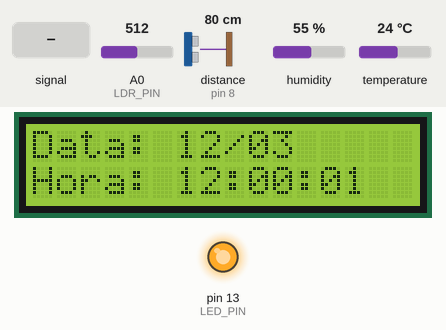
This sketch was run on a simulated Arduino Uno, built with avr-gcc and run on an emulated ATmega328P. Parts: 16×2 character LCD, output pins drawn as LEDs (lit = HIGH). Wiring (inferred from the names in the program): ultrasonic range finder: trigger pin 7; echo pin 8. The test bench sets the inputs (shaded band); at power-on: distance to the obstacle (sensor on pin 8) 80 cm, humidity 55 %, A0 (LDR_PIN) = 512, temperature 24 °C. The echo pulse lasts 58.3 µs per cm; pins used as bus, display or sensor lines are not drawn; what the sketch prints to the serial monitor is not drawn.

Above: at 2.2 s.
At 3.2 s:
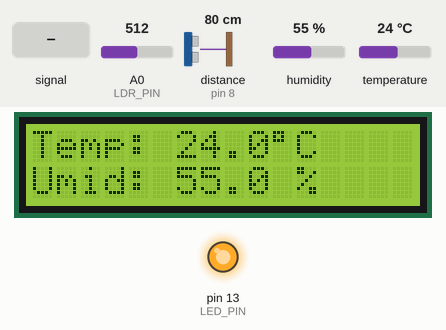
3.3 s: distance to the obstacle (sensor on pin 8) set to 2 cm
At 7.8 s:
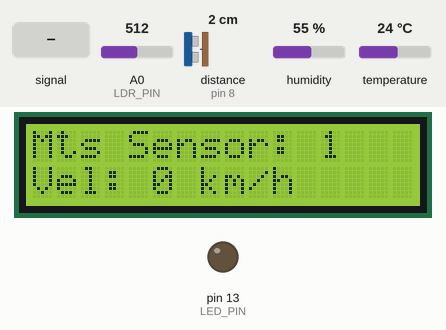
12.3 s: A0 (LDR_PIN) fed a 2 Hz sine of ±306 counts around its level
19.5 s: distance to the obstacle (sensor on pin 8) set to 4 cm
At 24.09 s:
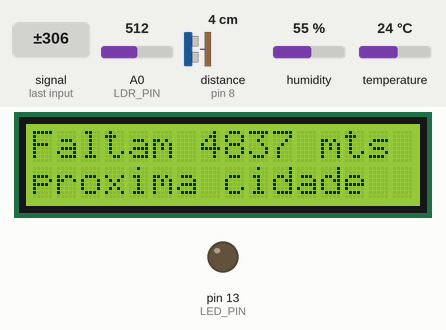
24.1 s: humidity set to 22 %
33.1 s: A0 (LDR_PIN) set to 716
At 39.6 s:
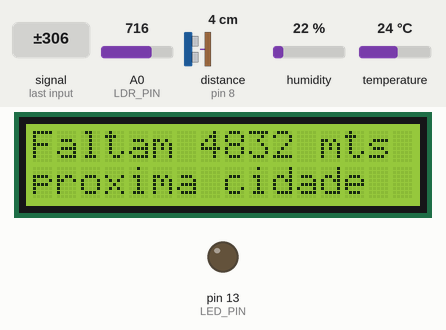
42.1 s: distance to the obstacle (sensor on pin 8) set to 9 cm
At 43.1 s:
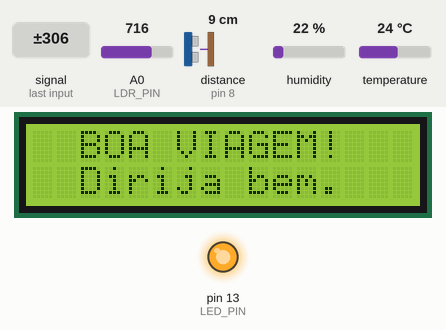
Timing chart, 0 to 46.6 s (numbered marks = the images above; inputs shaded):
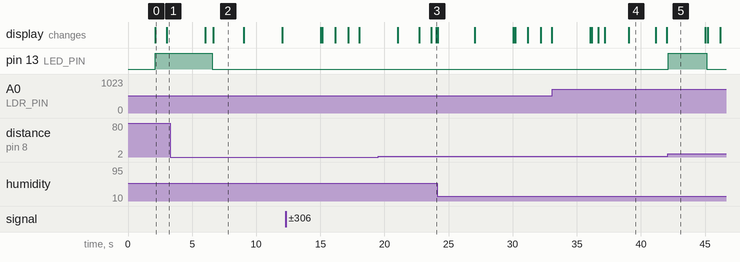

Measured:
- after the input at 3.3 s, pin 13 (LED_PIN): HIGH → LOW after 3.3 s instead of 1.8 s
- after the input at 42.1 s, pin 13 (LED_PIN): LOW → HIGH at once, → LOW 3.0 s later
- what the display in image 0 shows lasts 0.9 s, from 2.1 s to 3.0 s
- what the display in image 2 shows lasts 2.4 s, from 6.6 s to 9.0 s
- what the display in image 4 shows lasts 2.2 s, from 39.0 s to 41.2 s

The sketch:

ProjetoPMW1.ino
```cpp
#include <Wire.h>
#include <LiquidCrystal_I2C.h>  //precisa baixar biblioteca LiquidCrystal_I2C
#include <DHT.h> // precisa baixar biblioteca dht sensor library

// --- PINOS ---
#define LDR_PIN A0
#define DHTPIN A1
#define TRIG_PIN 7
#define ECHO_PIN 8
#define LED_PIN 13

// --- CONFIGURAÇÕES DE OBJETOS ---
#define DHTTYPE DHT11
DHT dht(DHTPIN, DHTTYPE);
LiquidCrystal_I2C lcd(0x27, 16, 2);

// --- LIMITES ---
#define VELOCIDADE_MAX_DIA 10.0
#define VELOCIDADE_MAX_NOITE 20.0

// --- VARIÁVEIS GLOBAIS (Compartilhadas entre as abas) ---
// Ultrassônico
unsigned long tempoAnterior = 0;
const long intervaloMedicao = 500;
float distanciaAnterior = 0;
float velocidadeAtual = 0;
float metrosParaCidade = 5000.0;
float velocidadeDisplay = 0;
unsigned long tempoPicoVelocidade = 0;

// DHT11
unsigned long tempoAnteriorDHT = 0;
const long intervaloDHT = 2000;
float temperatura = 0;
float umidade = 0;

// LDR e LED
bool estaDeNoite = false;
float limiteAtual = VELOCIDADE_MAX_DIA;
unsigned long tempoUltimaInfracao = 0;

// Display e Relógio
int telaAtual = 0;
unsigned long tempoTela = 0;
const long intervaloTela = 3000;
bool limparTela = true;
unsigned long tempoRelogioAnterior = 0;
int dia = 12; int mes = 3; int hora = 12; int minuto = 0; int segundo = 0;

void setup() {
  Serial.begin(9600);

  // Chama as configurações de cada aba
  setup_DHT();
  setup_Ultra();
  setup_Luz();
  setup_Display();

  Serial.println("Iniciando PMV...");
  delay(2000);
}

void loop() {
  unsigned long tempoAtual = millis();

  // Chama o "loop" de cada aba (cada pessoa cuida do seu)
  loop_Luz(tempoAtual);
  loop_DHT(tempoAtual);
  loop_Ultra(tempoAtual);
  loop_Display(tempoAtual);
}
```

Display.ino
```cpp
void setup_Display() {
  lcd.init();
  lcd.backlight();
  lcd.setCursor(0, 0);
  lcd.print("Iniciando PMV...");
}

void atualizarRelogio() {
  unsigned long tempoAtual = millis();
  if (tempoAtual - tempoRelogioAnterior >= 1000) {
    tempoRelogioAnterior = tempoAtual;
    segundo++;
    if (segundo >= 60) {
      segundo = 0; minuto++;
      if (minuto >= 60) {
        minuto = 0; hora++;
        if (hora >= 24) { hora = 0; dia++; }
      }
    }
    if(telaAtual == 0) atualizarDisplay();
  }
}

void loop_Display(unsigned long tempoAtual) {
  atualizarRelogio();

  // Temporizador para trocar a tela
  if (tempoAtual - tempoTela >= intervaloTela) {
    tempoTela = tempoAtual;
    telaAtual = (telaAtual + 1) % 5;
    limparTela = true;
    atualizarDisplay();
  }
}

void atualizarDisplay() {
  if (limparTela) {
    lcd.clear();
    Serial.println("\n--- MUDANCA DE TELA ---");
    limparTela = false;
  }

  switch (telaAtual) {
    case 0:
      lcd.setCursor(0, 0);
      lcd.print("Data: ");
      if(dia < 10) lcd.print('0'); lcd.print(dia); lcd.print('/');
      if(mes < 10) lcd.print('0'); lcd.print(mes);
      lcd.setCursor(0, 1);
      lcd.print("Hora: ");
      if(hora < 10) lcd.print('0'); lcd.print(hora); lcd.print(':');
      if(minuto < 10) lcd.print('0'); lcd.print(minuto); lcd.print(':');
      if(segundo < 10) lcd.print('0'); lcd.print(segundo);
      break;

    case 1:
      lcd.setCursor(0, 0);
      lcd.print("Temp: "); lcd.print(temperatura, 1); lcd.print((char)223); lcd.print("C    ");
      lcd.setCursor(0, 1);
      lcd.print("Umid: "); lcd.print(umidade, 1); lcd.print(" %    ");
      break;

    case 2:
      lcd.setCursor(0, 0);
      lcd.print("Mts Sensor: "); lcd.print((int)distanciaAnterior); lcd.print("  ");
      lcd.setCursor(0, 1);
      lcd.print("Vel: "); lcd.print((int)velocidadeDisplay); lcd.print(" km/h    ");
      break;

    case 3:
      lcd.setCursor(0, 0);
      if (metrosParaCidade > 0) {
        lcd.print("Faltam "); lcd.print((int)metrosParaCidade); lcd.print(" mts  ");
        lcd.setCursor(0, 1);
        lcd.print("proxima cidade  ");
      } else {
        lcd.print("Voce chegou!    ");
        lcd.setCursor(0, 1);
        lcd.print("                ");
      }
      break;

    case 4:
      lcd.setCursor(2, 0); lcd.print("BOA VIAGEM!   ");
      lcd.setCursor(2, 1); lcd.print("Dirija bem.   ");
      break;
  }
}
```

LDR.ino
```cpp
void setup_Luz() {
  pinMode(LDR_PIN, INPUT);
  pinMode(LED_PIN, OUTPUT);
}

void loop_Luz(unsigned long tempoAtual) {
  // Define se é dia ou noite e atualiza o limite global
  estaDeNoite = (analogRead(LDR_PIN) > 512);
  limiteAtual = estaDeNoite ? VELOCIDADE_MAX_NOITE : VELOCIDADE_MAX_DIA;

  // Temporizador de desligamento do LED de infração
  if (digitalRead(LED_PIN) == HIGH && (tempoAtual - tempoUltimaInfracao >= 3000)) {
    digitalWrite(LED_PIN, LOW);
  }
}
```

sensorDHT.ino
```cpp
void setup_DHT() {
  dht.begin(); // Inicia o sensor DHT11
}

void loop_DHT(unsigned long tempoAtual) {
  if (tempoAtual - tempoAnteriorDHT >= intervaloDHT) {
    tempoAnteriorDHT = tempoAtual;
    float t = dht.readTemperature();
    float h = dht.readHumidity();

    if (!isnan(t) && !isnan(h)) {
      temperatura = t;
      umidade = h;
    }

    // Atualiza se estiver na tela de Temp/Umidade (Tela 1)
    if(telaAtual == 1) atualizarDisplay();
  }
}
```

ultrassonico.ino
```cpp
void setup_Ultra() {
  pinMode(TRIG_PIN, OUTPUT);
  pinMode(ECHO_PIN, INPUT);
}

float lerDistancia() {
  digitalWrite(TRIG_PIN, LOW);
  delayMicroseconds(2);
  digitalWrite(TRIG_PIN, HIGH);
  delayMicroseconds(10);
  digitalWrite(TRIG_PIN, LOW);

  long duracao = pulseIn(ECHO_PIN, HIGH, 30000);
  if (duracao == 0) return distanciaAnterior;
  return (duracao * 0.0343) / 2;
}

void loop_Ultra(unsigned long tempoAtual) {
  if (tempoAtual - tempoAnterior >= intervaloMedicao) {
    float distanciaAtual = lerDistancia();
    float deltaDistancia = abs(distanciaAnterior - distanciaAtual);
    float deltaTempo = intervaloMedicao / 1000.0;

    velocidadeAtual = (deltaDistancia / deltaTempo) * 3.6;

    if (deltaDistancia > 0) {
      metrosParaCidade = metrosParaCidade - deltaDistancia;
      if (metrosParaCidade < 0) metrosParaCidade = 0;
    }

    if (velocidadeAtual > 5.0) {
      velocidadeDisplay = velocidadeAtual;
      tempoPicoVelocidade = tempoAtual;
    }

    if (velocidadeAtual > limiteAtual) {
      digitalWrite(LED_PIN, HIGH);
      tempoUltimaInfracao = tempoAtual;
    }

    distanciaAnterior = distanciaAtual;
    tempoAnterior = tempoAtual;

    if(telaAtual == 2 || telaAtual == 3) atualizarDisplay();
  }

  // Zerar velocidade da memória (display)
  if (velocidadeDisplay > 0 && (tempoAtual - tempoPicoVelocidade >= 3000)) {
    velocidadeDisplay = 0;
    if(telaAtual == 2) atualizarDisplay();
  }
}
```
